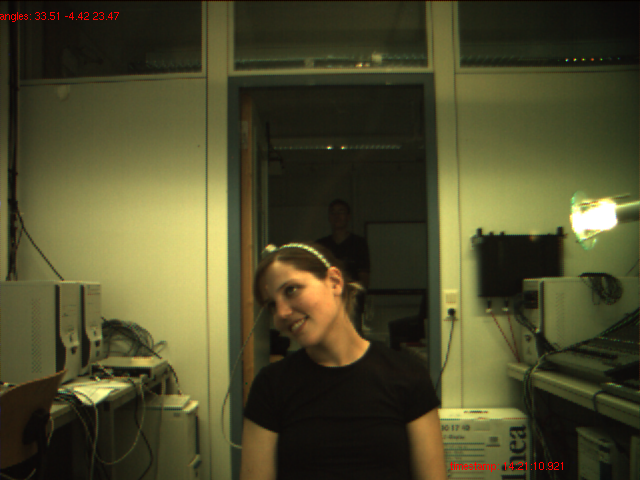
#> input picture a1/data/cond2-alicia.png, 640 x 480 px, given in place of the camera
$ python skindetect.py
#> lines starting #> are read from the running program, lines starting #| are printed output that depends on the picture; after the words box and inside, x2 and y2 are one past the last pixel; in counts of white or black regions, pixels touching at a corner belong together
#!/usr/bin/env python2
# -*- coding: utf-8 -*-

import cv2
import imutils
import numpy as np

# lower = np.array([0, 48, 80], dtype = "uint8")
# upper = np.array([20, 255, 255], dtype = "uint8")

lower = np.array([10, 10, 10], dtype = "uint8")
upper = np.array([200, 200, 200], dtype = "uint8")

vc = cv2.VideoCapture(0)

while True:
    err, frame = vc.read()
#> frame is the input picture: shape (480, 640, 3); mean B, G, R 42.8, 74.2, 76.7
    frame = imutils.resize(frame, width = 400)
#> frame: shape (300, 400, 3)
    converted = cv2.cvtColor(frame, cv2.COLOR_BGR2HSV)
#> converted: shape (300, 400, 3); mean H, S, V 28.5, 109.9, 78.4
    skinMask = cv2.inRange(converted, lower, upper)
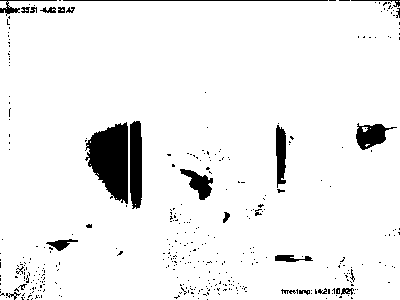
#> skinMask: shape (300, 400); 94.1% white; 387 black regions (359 under 20 px), largest, box (x1, y1, x2, y2) and area: (85, 122, 128, 204) 2354, (130, 121, 142, 209) 980, (356, 123, 397, 150) 579

    kernel = cv2.getStructuringElement(cv2.MORPH_ELLIPSE, (11, 11))
    skinMask = cv2.erode(skinMask, kernel, iterations = 2)
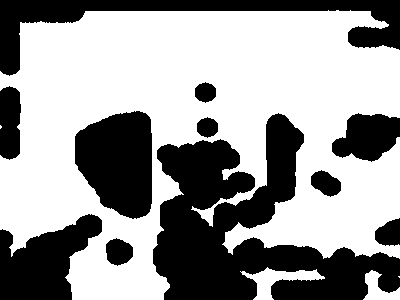
#> skinMask: shape (300, 400); 60.7% white; 11 black regions, largest, box (x1, y1, x2, y2) and area: (153, 113, 400, 300) 21663, (0, 0, 400, 76) 7706, (75, 111, 152, 219) 6467
    skinMask = cv2.dilate(skinMask, kernel, iterations = 2)
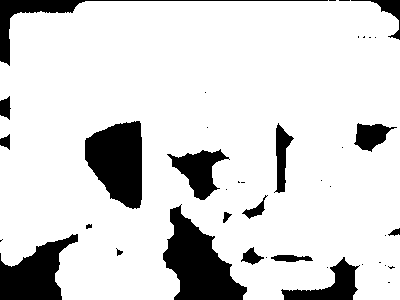
#> skinMask: shape (300, 400); 84.9% white; 41 black regions (23 under 20 px), largest, box (x1, y1, x2, y2) and area: (163, 204, 247, 300) 4178, (85, 121, 142, 209) 3685, (0, 234, 78, 300) 2862

    skinMask = cv2.GaussianBlur(skinMask, (3, 3), 0)
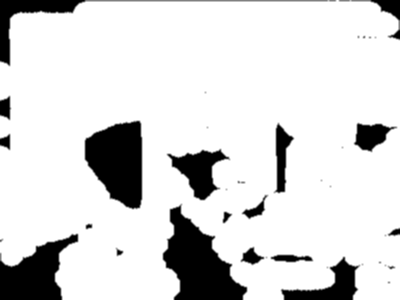
#> skinMask: shape (300, 400); min 0, max 255, mean 216.7
    skin = cv2.bitwise_and(frame, frame, mask = skinMask)
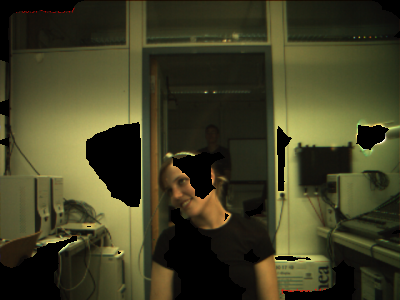
#> skin: shape (300, 400, 3); mean B, G, R 36.1, 63.3, 64.6

    cv2.imshow("images", np.hstack([frame, skin]))
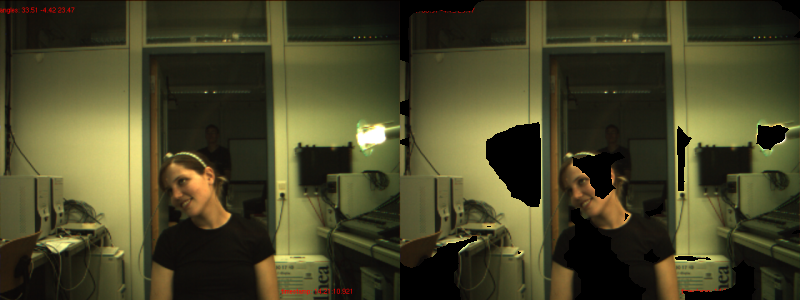
#> window 'images': shape (300, 800, 3); mean B, G, R 39.5, 68.7, 70.7

    if cv2.waitKey(1) & 0xFF == ord("q"):
#> (key q is pressed here)
        break

#> (the run stopped early here; a loop or call above may not have finished)

$ run again, on a1/data/cond2-john.png
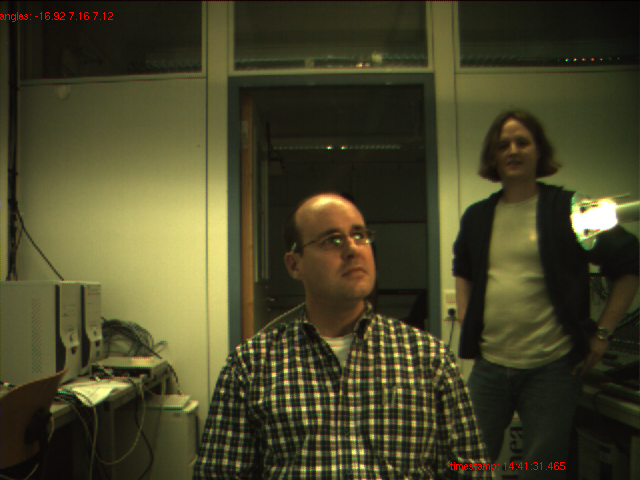
#> input picture a1/data/cond2-john.png, 640 x 480 px, given in place of the camera
#> frame is the input picture: shape (480, 640, 3); mean B, G, R 40.2, 68.3, 71.1
#> frame: shape (300, 400, 3)
#> converted: shape (300, 400, 3); mean H, S, V 29, 107.6, 72.5
#> `skinMask = cv2.inRange(converted, lower, upper)`:
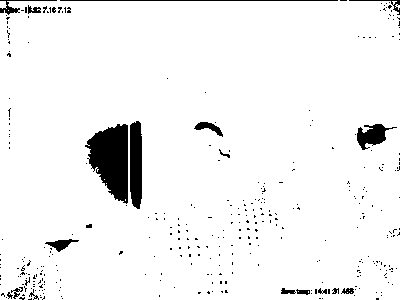
#> skinMask: shape (300, 400); 95% white; 347 black regions (328 under 20 px), largest, box (x1, y1, x2, y2) and area: (85, 124, 128, 204) 2258, (130, 121, 142, 209) 970, (357, 124, 397, 150) 513
#> `cv2.imshow("images", np.hstack([frame, skin]))`:
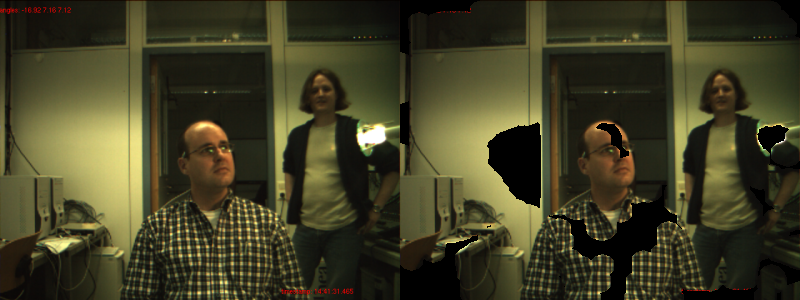
#> window 'images': shape (300, 800, 3); mean B, G, R 36.8, 62.7, 65

$ run again, on a1/data/img-1153828697.70-0.png
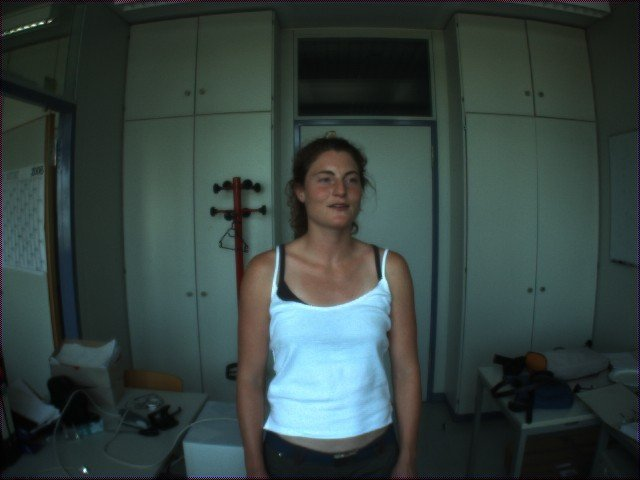
#> input picture a1/data/img-1153828697.70-0.png, 640 x 480 px, given in place of the camera
#> frame is the input picture: shape (480, 640, 3); mean B, G, R 64.7, 67.4, 53.1
#> frame: shape (300, 400, 3)
#> converted: shape (300, 400, 3); mean H, S, V 75.2, 70.4, 71
#> `skinMask = cv2.inRange(converted, lower, upper)`:
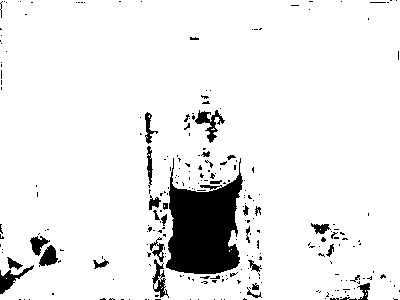
#> skinMask: shape (300, 400); 92.1% white; 251 black regions (219 under 20 px), largest, box (x1, y1, x2, y2) and area: (166, 158, 243, 274) 5704, (195, 110, 225, 143) 344, (0, 265, 34, 294) 305
#> `cv2.imshow("images", np.hstack([frame, skin]))`:
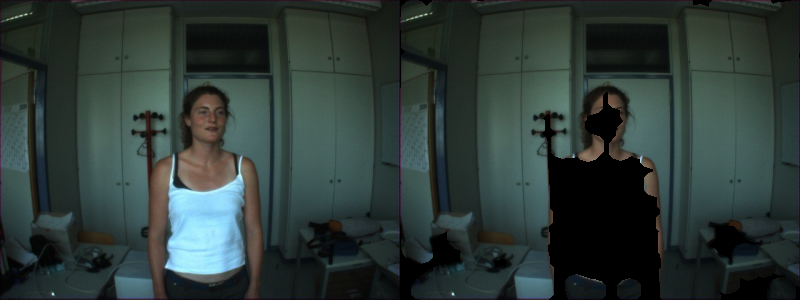
#> window 'images': shape (300, 800, 3); mean B, G, R 55.8, 59, 46

$ run again, on a1/data/img-1153828705.83-0.png
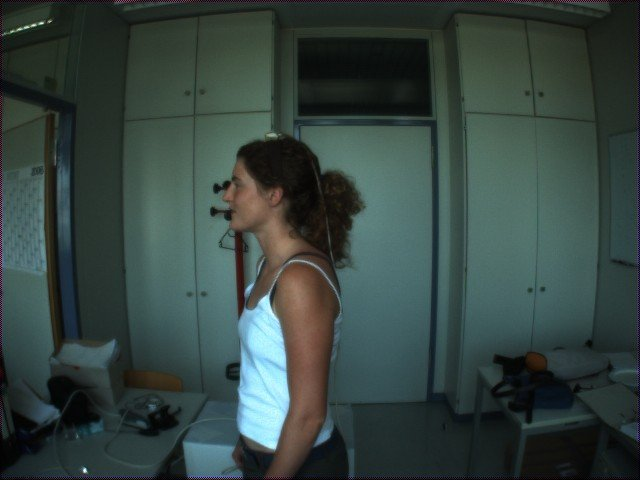
#> input picture a1/data/img-1153828705.83-0.png, 640 x 480 px, given in place of the camera
#> frame is the input picture: shape (480, 640, 3); mean B, G, R 64.7, 68.8, 53.6
#> frame: shape (300, 400, 3)
#> converted: shape (300, 400, 3); mean H, S, V 75.6, 71.7, 71.4
#> `skinMask = cv2.inRange(converted, lower, upper)`:
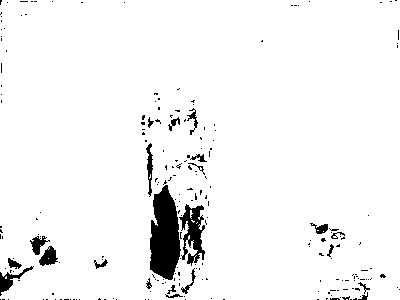
#> skinMask: shape (300, 400); 95.6% white; 219 black regions (197 under 20 px), largest, box (x1, y1, x2, y2) and area: (150, 185, 181, 280) 2145, (179, 204, 205, 266) 823, (0, 266, 34, 296) 265
#> `cv2.imshow("images", np.hstack([frame, skin]))`:
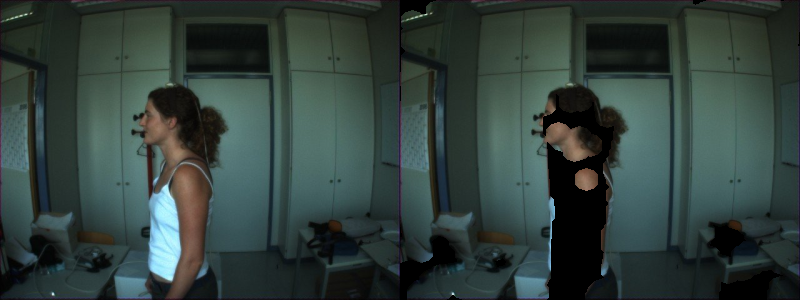
#> window 'images': shape (300, 800, 3); mean B, G, R 60.8, 64.8, 50
